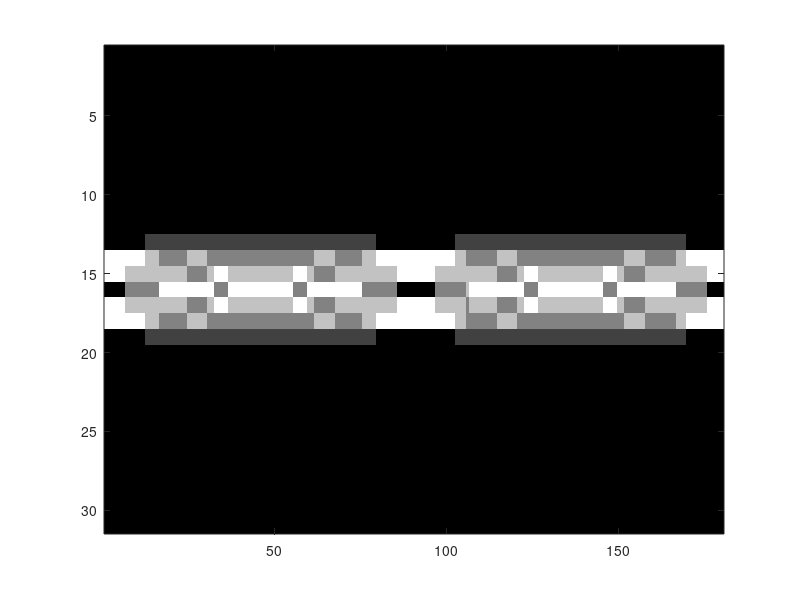

MATLAB code to generate this figure:
% Task 6
% Making sinogram of 16x16 matrix with color white in the middle (4x4)
% and black otherwise

clear;
close all;

load Sinograms/sinogramTask6.txt;
figure;
imagesc(sinogramTask6);
colormap('gray');
drawnow;